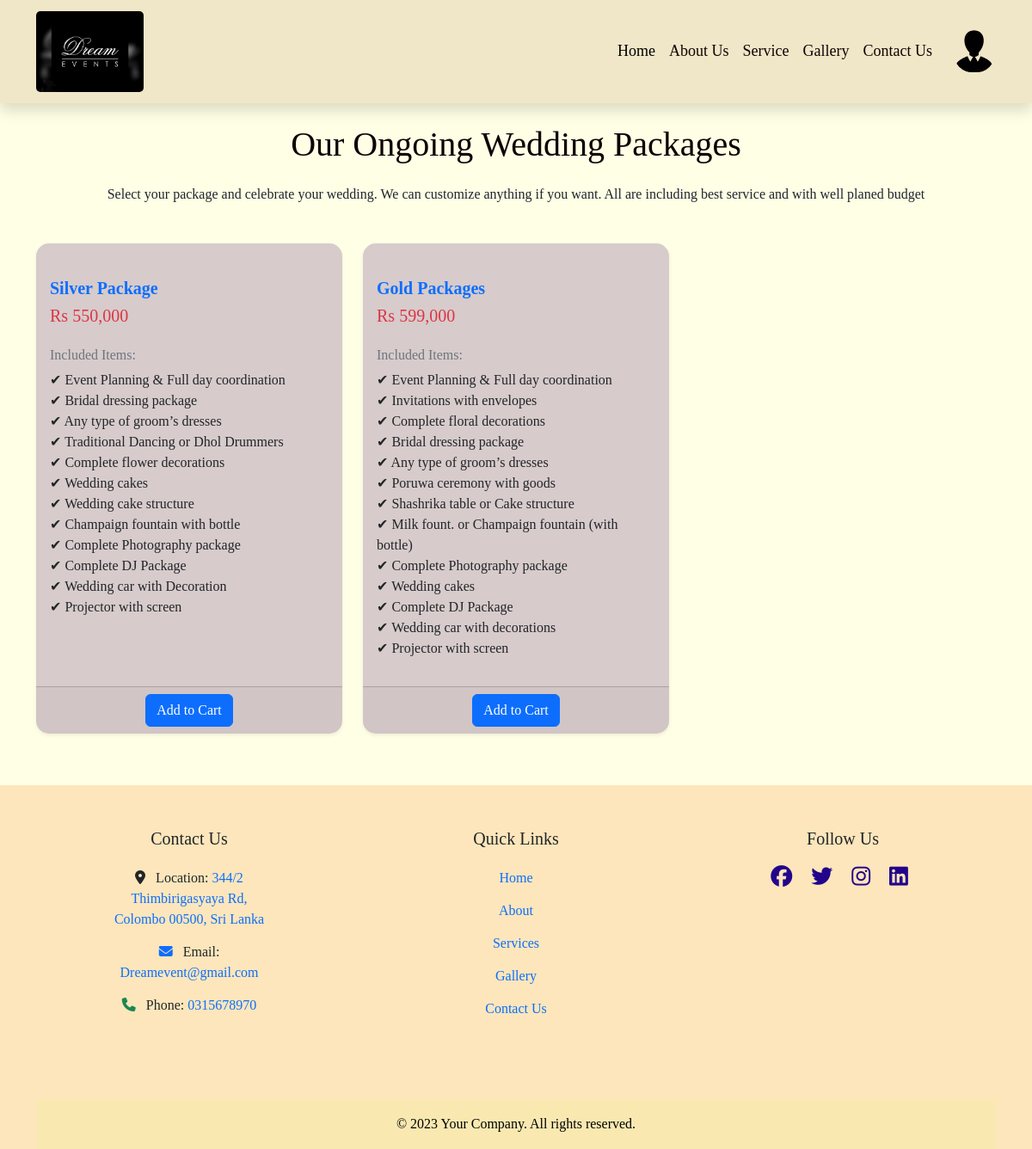
The app's page /weddingPackage.php (signed in) with its own data.
### tables this page shows
CREATE TABLE `package` (
  `packageID` int(11) NOT NULL,
  `eventType` varchar(30) NOT NULL,
  `packageName` varchar(30) NOT NULL,
  `price` int(11) NOT NULL
);

CREATE TABLE `item` (
  `itemId` int(11) NOT NULL,
  `itemName` varchar(50) NOT NULL
);

### fetctWeddingDetails.php (the view, shortened to what this page needs)
<?php
include 'conf.php';
$sql = "SELECT packageID, packageName, price, eventType FROM package WHERE eventType = 'Wedding'";
$result = mysqli_query($conn, $sql);
echo '<div class="container mt-5">';
echo '<div class="row">';
if (mysqli_num_rows($result) > 0) {
    while ($row = mysqli_fetch_assoc($result)) {
        echo '<div class="col-md-4 mb-4">';
        echo '<div class="card h-100 shadow-sm card-hover">';
        echo '<div class="card-body">';
        echo '<h5 class="card-title text-start text-primary mt-4 fw-bold">' . htmlspecialchars($row['packageName']) . '</h5>';
        echo '<h6 class="card-subtitle text-danger text-start mt-2 fs-5">Rs ' . htmlspecialchars(number_format($row['price'])) . '</h6>';
        $packageID = $row['packageID'];
        $itemQuery = "SELECT i.itemName FROM package_item pi
                      JOIN item i ON pi.itemID = i.itemID
                      WHERE pi.packageID = $packageID";
        $itemResult = mysqli_query($conn, $itemQuery);
        if (mysqli_num_rows($itemResult) > 0) {
            echo '<h6 class="mt-4 text-secondary">Included Items:</h6>';
            echo '<ul class="list-unstyled">';
            while ($itemRow = mysqli_fetch_assoc($itemResult)) {
                echo '<li>✔ ' . htmlspecialchars($itemRow['itemName']) . '</li>';
            }
            echo '</ul>';
        } else {
            echo '<p class="text-muted">No items included in this package.</p>';
        }
        echo '</div>';
        echo '<div class="card-footer text-center">';
        echo '<form action="add_to_cart.php" method="post">
                <input type="hidden" name="package_name" value="' . htmlspecialchars($row['packageName']) . '">
                <input type="hidden" name="package_price" value="' . htmlspecialchars($row['price']) . '">
                <input type="hidden" name="packageID" value="' . htmlspecialchars($row['packageID']) . '">
                <button type="submit" name="addCart" class="btn btn-primary btn-hover">Add to Cart</button>
            </form>';
        echo '</div>';
        echo '</div>';
        echo '</div>';
    }
} else {
    echo '<p class="text-center">No packages available.</p>';
}
echo '</div>';
echo '</div>';
?>

### ser.css (style rules this page uses)
body { background-color: #fcf6ec; }
.card { border: none; background-color: #d7cbcb; }
ul { padding-left: 0; }
body { font-family: 'Times New Roman', Times, serif; }
.text-center { text-align: center; }

### weddingPackage.php (style rules this page uses)
body { background-color: #ffffe6; }
.card-hover { border-radius: 15px; overflow: hidden; transition: transform 0.3s ease, box-shadow 0.3s ease; }
.btn-hover { transition: background-color 0.3s ease, transform 0.2s ease; }

### records on screen
package: packageName "Silver Package", price "550,000"
item: itemName "Event Planning & Full day coordination"
item: itemName "Bridal dressing package"
item: itemName "Any type of groom’s dresses"
item: itemName "Traditional Dancing or Dhol Drummers"
item: itemName "Complete flower decorations"
item: itemName "Wedding cakes"
item: itemName "Wedding cake structure"
item: itemName "Champaign fountain with bottle"
item: itemName "Complete Photography package"
item: itemName "Complete DJ Package"
item: itemName "Wedding car with Decoration"
item: itemName "Projector with screen"
package: packageName "Gold Packages", price "599,000"
item: itemName "Invitations with envelopes"
item: itemName "Complete floral decorations"
item: itemName "Poruwa ceremony with goods"
item: itemName "Shashrika table or Cake structure"
item: itemName "Milk fount. or Champaign fountain (with bottle)"
item: itemName "Wedding car with decorations"
